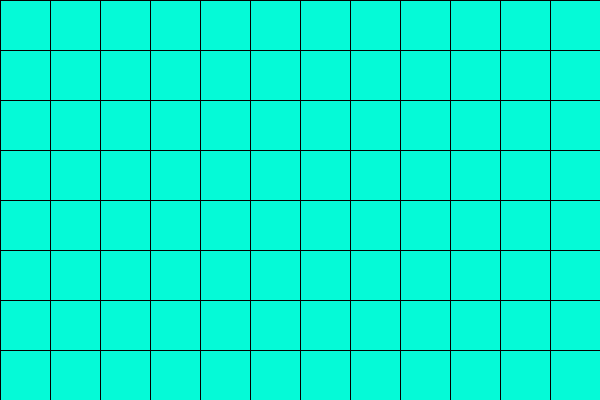
Frame 1 (no input)
Frame 60 (the mouse pressed at the canvas centre just before this capture): identical to frame 1, image omitted
Frame 120 (the mouse held since frame 60 and released just before this capture): identical to frame 1, image omitted

The Processing sketch that drew this single still picture (run headless with seeded random() and noise(); from frame 60 on, the mouse is pressed at the canvas centre):

// Processing sketch: week04_2
// ── week04_2.pde
//week04-2 好玩的程式設計
//Ctrl+N 開新的程式視窗
void setup(){//設定
  size (600, 400);//視窗大小 600,400
}
void draw(){//畫圖
  for (int y = 0; y < 400; y +=50) {//外面 for迴圈 對y
    for (int x = 0; x < 600; x +=50){//裡面 for迴圈 對x
      if (x < mouseX && mouseX <x+50) fill(#058DFA);
      else if (y < mouseY && mouseY <y+50) fill(#058DFA);
      else fill(#05FAD7);//自己在Tool-色彩選擇器,選色彩
      rect(x, y, 50, 50);
    }
  }
}
